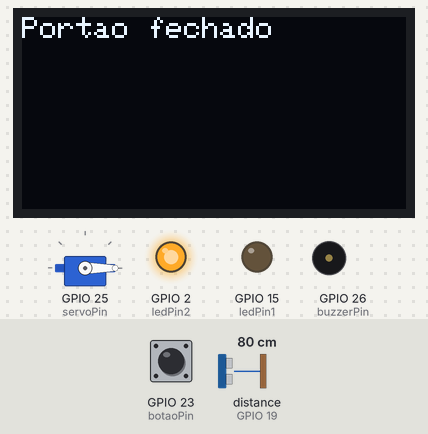
Recording of a program running on a simulated ESP32. Parts: servo, 128×64 one-colour display, output pins drawn as LEDs (lit = HIGH), buzzer (waves = sounding, pin HIGH). Wiring (inferred from the names in the program): ultrasonic range finder: trigger GPIO 27; echo GPIO 19. Inputs (shaded band) come from the test bench; at power-on: distance to the obstacle (sensor on GPIO 19) 80 cm, GPIO 23 (botaoPin) HIGH. The echo pulse lasts 58.3 µs per cm; pins used as bus, display or sensor lines are not drawn; what the program prints to the serial monitor is not drawn.

Above: at 3.2 s.
3.3 s: distance to the obstacle (sensor on GPIO 19) set to 17 cm
4.8 s: distance to the obstacle (sensor on GPIO 19) set to 14 cm
At 7.7 s:
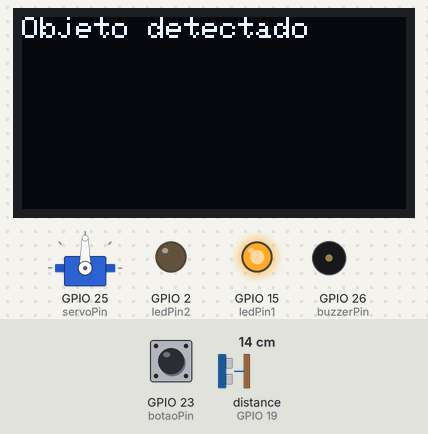
7.8 s: GPIO 23 (botaoPin) pulled LOW for 3.2 s
At 13.5 s:
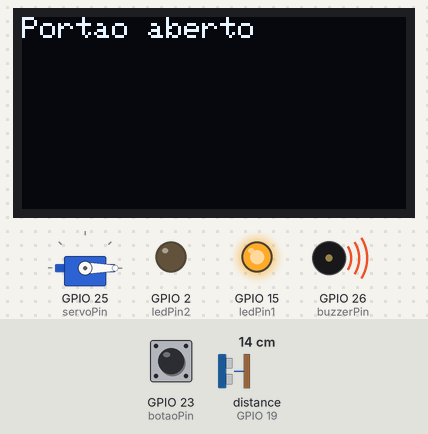
14.0 s: distance to the obstacle (sensor on GPIO 19) set to 18 cm
At 14.6 s:
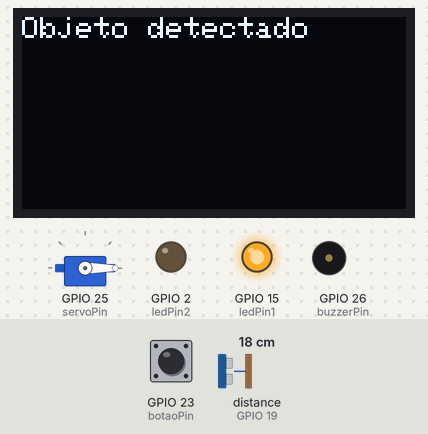
16.3 s: distance to the obstacle (sensor on GPIO 19) set to 2 cm
At 16.6 s:
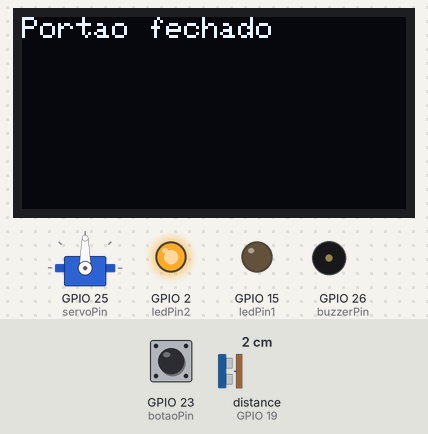
Timing chart, 0 to 20.3 s (numbered marks = the images above; inputs shaded):
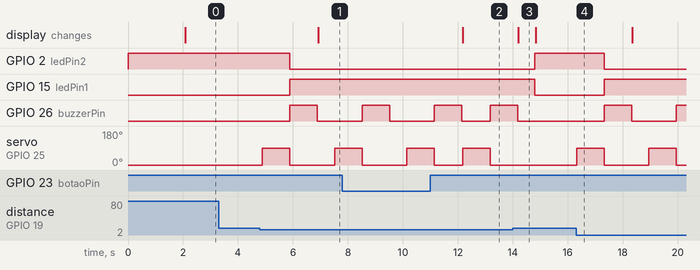

The program:

main.cpp
```cpp
#include <ESP32Servo.h>
#include <Wire.h>
#include <Adafruit_GFX.h>
#include <Adafruit_SSD1306.h>

// Definição dos pinos
const int botaoPin = 23;   // Pino do botão
const int trigPin = 27;    // Pino TRIG do sensor ultrassônico
const int echoPin = 19;    // Pino ECHO do sensor ultrassônico
const int servoPin = 25;   // Pino do servo
const int ledPin1 = 15;    // LED amarelo
const int ledPin2 = 2;     // LED verde
const int buzzerPin = 26;  // Pino do buzzer

// Configuração do display OLED
#define SCREEN_WIDTH 128
#define SCREEN_HEIGHT 64
Adafruit_SSD1306 display(SCREEN_WIDTH, SCREEN_HEIGHT, &Wire, -1);

Servo meuServo;

long duracao;
int distancia;

// Variáveis do botão
int estadoBotao = 0;
int ultimoEstadoBotao = 0;
unsigned long ultimoTempoBotao = 0;
unsigned long debounceDelay = 50;  // Delay de debounce para o botão

void setup() {
  Serial.begin(115200);

  pinMode(botaoPin, INPUT_PULLUP);
  pinMode(trigPin, OUTPUT);
  pinMode(echoPin, INPUT);
  pinMode(ledPin1, OUTPUT);
  pinMode(ledPin2, OUTPUT);
  pinMode(buzzerPin, OUTPUT);

  meuServo.attach(servoPin);
  meuServo.write(0); // Inicialmente fechado

  digitalWrite(ledPin1, LOW);
  digitalWrite(ledPin2, HIGH);
  digitalWrite(buzzerPin, LOW);

  // Inicialização do I2C no ESP32 (SDA = 21, SCL = 22)
  Wire.begin(21, 22);

  // Inicialização do display OLED
  if (!display.begin(SSD1306_SWITCHCAPVCC, 0x3C)) {
    Serial.println(F("Falha ao iniciar display OLED"));
    for (;;);
  }

  display.clearDisplay();
  display.setTextSize(1);
  display.setTextColor(SSD1306_WHITE);
  display.setCursor(0, 0);
  display.println("Sistema Iniciado");
  display.display();
  delay(2000);
  display.clearDisplay();
}

void loop() {
  estadoBotao = digitalRead(botaoPin);

  if (estadoBotao == LOW && ultimoEstadoBotao == HIGH && (millis() - ultimoTempoBotao) > debounceDelay) {
    Serial.println("Botao pressionado!");
    acionarServo();
    acionarLEDs(true);
    tocarBuzzer();
    mostrarDisplay("Portao aberto");
    ultimoTempoBotao = millis();
  }
  ultimoEstadoBotao = estadoBotao;

  distancia = medirDistancia();
  Serial.print("Distancia: "); Serial.println(distancia);

  if (distancia > 0 && distancia < 15) {
    Serial.println("Objeto detectado perto!");
    acionarServo();
    acionarLEDs(true);
    tocarBuzzer();
    mostrarDisplay("Objeto detectado");
    delay(500);
  }

  if (estadoBotao == HIGH && distancia > 15) {
    acionarLEDs(false);
    digitalWrite(buzzerPin, LOW);
    mostrarDisplay("Portao fechado");
  }

  delay(100);
}

int medirDistancia() {
  digitalWrite(trigPin, LOW);
  delayMicroseconds(2);
  digitalWrite(trigPin, HIGH);
  delayMicroseconds(10);
  digitalWrite(trigPin, LOW);

  duracao = pulseIn(echoPin, HIGH);
  distancia = duracao * 0.034 / 2;
  return distancia;
}

void acionarServo() {
  meuServo.write(90);
  delay(1000);
  meuServo.write(0);
}

void acionarLEDs(bool led1Estado) {
  if (led1Estado) {
    digitalWrite(ledPin1, HIGH);
    digitalWrite(ledPin2, LOW);
  } else {
    digitalWrite(ledPin1, LOW);
    digitalWrite(ledPin2, HIGH);
  }
}

void tocarBuzzer() {
  digitalWrite(buzzerPin, HIGH);
  delay(1000);
  digitalWrite(buzzerPin, LOW);
}

void mostrarDisplay(const char* mensagem) {
  display.clearDisplay();
  display.setTextSize(1);
  display.setTextColor(SSD1306_WHITE);
  display.setCursor(0, 0);
  display.println(mensagem);
  display.display();
}
```

Measured:
- the behaviour switches between 16 and 15 cm on distance to the obstacle (sensor on GPIO 19) (found by bisection; images 0 and 1)
- after the input at 3.3 s, every drawn part: stays the same
- after the input at 4.8 s, GPIO 2 (ledPin2): HIGH → LOW after 1.1 s; GPIO 15 (ledPin1): LOW → HIGH after 1.1 s; GPIO 26 (buzzerPin): LOW → HIGH after 1.1 s, → LOW 1.0 s later; servo on GPIO 25 (servoPin): 0° → 90° after 0.09 s, → 0° 1.0 s later, → 90° 1.6 s later; the display: changes after 2.1 s (image 1)
- after the input at 7.8 s, the display: changes after 4.4 s (image 2)
- after the input at 14.0 s, GPIO 2 (ledPin2): LOW → HIGH after 0.80 s; GPIO 15 (ledPin1): HIGH → LOW after 0.80 s; GPIO 26 (buzzerPin): goes on until 14.2 s, then stays LOW; servo on GPIO 25 (servoPin): stays 0° (without the input it goes to 90° after 0.80 s)
- after the input at 16.3 s, GPIO 2 (ledPin2): HIGH → LOW after 1.0 s; GPIO 15 (ledPin1): LOW → HIGH after 1.0 s; GPIO 26 (buzzerPin): LOW → HIGH after 1.0 s, → LOW 1.0 s later, → HIGH 1.6 s later; servo on GPIO 25 (servoPin): alternates 90° for 1.0 s and 0° for 1.6 s, starting at once
- what the display in image 3 shows lasts 0.6 s, from 14.2 s to 14.8 s
